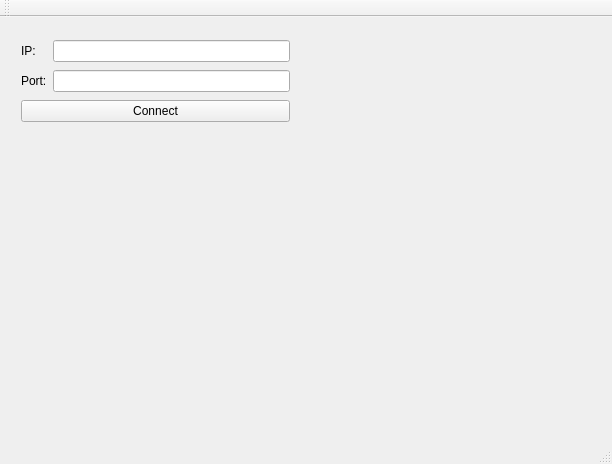
<?xml version="1.0" encoding="UTF-8"?>
<ui version="4.0">
 <class>MainWindow</class>
 <widget class="QMainWindow" name="MainWindow">
  <property name="geometry">
   <rect>
    <x>0</x>
    <y>0</y>
    <width>612</width>
    <height>464</height>
   </rect>
  </property>
  <property name="windowTitle">
   <string>MainWindow</string>
  </property>
  <widget class="QWidget" name="centralWidget">
   <widget class="QWidget" name="gridLayoutWidget">
    <property name="geometry">
     <rect>
      <x>10</x>
      <y>10</y>
      <width>291</width>
      <height>111</height>
     </rect>
    </property>
    <layout class="QGridLayout" name="gridLayout">
     <item row="1" column="0">
      <widget class="QLabel" name="label_2">
       <property name="text">
        <string>Port:</string>
       </property>
      </widget>
     </item>
     <item row="0" column="0">
      <widget class="QLabel" name="label">
       <property name="text">
        <string>IP:</string>
       </property>
      </widget>
     </item>
     <item row="0" column="1">
      <widget class="QLineEdit" name="ipLineEdit"/>
     </item>
     <item row="1" column="1">
      <widget class="QLineEdit" name="portLineEdit"/>
     </item>
     <item row="2" column="0" colspan="2">
      <widget class="QPushButton" name="connectButton">
       <property name="text">
        <string>Connect</string>
       </property>
      </widget>
     </item>
    </layout>
   </widget>
  </widget>
  <widget class="QMenuBar" name="menuBar">
   <property name="geometry">
    <rect>
     <x>0</x>
     <y>0</y>
     <width>612</width>
     <height>27</height>
    </rect>
   </property>
  </widget>
  <widget class="QToolBar" name="mainToolBar">
   <attribute name="toolBarArea">
    <enum>TopToolBarArea</enum>
   </attribute>
   <attribute name="toolBarBreak">
    <bool>false</bool>
   </attribute>
  </widget>
  <widget class="QStatusBar" name="statusBar"/>
 </widget>
 <layoutdefault spacing="6" margin="11"/>
 <resources/>
 <connections/>
</ui>
